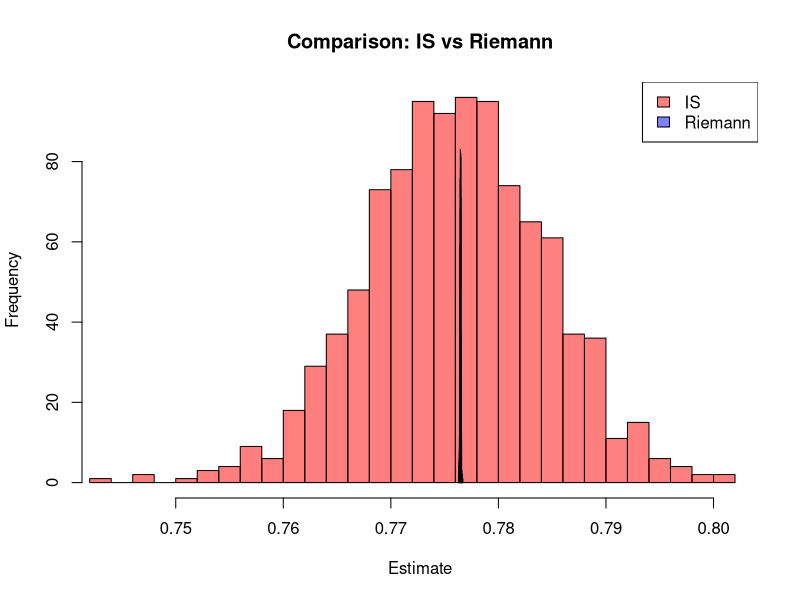

Recreate this plot in R.
#' Exercise 3a - Importance Sampling
#' @param N Number of samples
#' @param seed Random seed
#' @return Estimate of E[X^2]

exercise_3a <- function(N = 10000, seed = 123) {
  
  set.seed(seed)
  
  h <- function(x) exp(-abs(x)^3 / 3)
  g <- function(x) dnorm(x)
  
  x <- rnorm(N)
  
  w <- h(x) / g(x)
  EX2_IS <- sum(x^2 * w) / sum(w)
  
  return(EX2_IS)
}

#' Exercise 3b - Riemann Approximation
#' @param N Number of samples
#' @param seed Random seed
#' @return Estimate of E[X^2]

exercise_3b <- function(N = 10000, seed = 123) {
  
  set.seed(seed)
  
  h <- function(x) exp(-abs(x)^3 / 3)
  
  x <- rnorm(N)
  x_sorted <- sort(x)
  
  numerator <- sum(x_sorted[-N]^2 * diff(x_sorted) * h(x_sorted[-N]))
  denominator <- sum(diff(x_sorted) * h(x_sorted[-N]))
  
  EX2_Riemann <- numerator / denominator
  
  return(EX2_Riemann)
}


#' Exercise 3c - Compare IS vs Riemann
#' @param N Number of samples per run
#' @param n_sim Number of simulations
#' @param seed Random seed
#' @return List of summary statistics

exercise_3c <- function(N = 10000, n_sim = 1000, seed = 123) {
  
  set.seed(seed)
  
  results_IS <- numeric(n_sim)
  results_Riemann <- numeric(n_sim)
  
  for (i in 1:n_sim) {
    results_IS[i] <- exercise_3a(N, seed = seed + i)
    results_Riemann[i] <- exercise_3b(N, seed = seed + i)
  }
  
  # Summary statistics
  IS_mean <- mean(results_IS)
  IS_sd   <- sd(results_IS)
  
  R_mean  <- mean(results_Riemann)
  R_sd    <- sd(results_Riemann)
  
  # Print
  cat("Importance Sampling:\n")
  cat("Mean:", IS_mean, " | SD:", IS_sd, "\n\n")
  
  cat("Riemann sum:\n")
  cat("Mean:", R_mean, " | SD:", R_sd, "\n\n")
  
  # Plot
  x_range <- range(c(results_IS, results_Riemann))
  
  hist(results_IS, breaks = 30,
       col = rgb(1, 0, 0, 0.5),
       main = "Comparison: IS vs Riemann",
       xlab = "Estimate",
       xlim = x_range)
  
  hist(results_Riemann, breaks = 30,
       col = rgb(0, 0, 1, 0.5),
       add = TRUE)
  
  legend("topright",
         legend = c("IS", "Riemann"),
         fill = c(rgb(1,0,0,0.5), rgb(0,0,1,0.5)))
  
  return(list(
    IS_mean = IS_mean,
    IS_sd   = IS_sd,
    Riemann_mean = R_mean,
    Riemann_sd   = R_sd
  ))
}

# a
exercise_3a()

# b
exercise_3b()

# c
result_c <- exercise_3c()
print(result_c)
#Importance Sampling:
  #Mean: 0.7760466  | SD: 0.008364374 

#Riemann sum:
  #Mean: 0.776472  | SD: 5.070328e-05 
